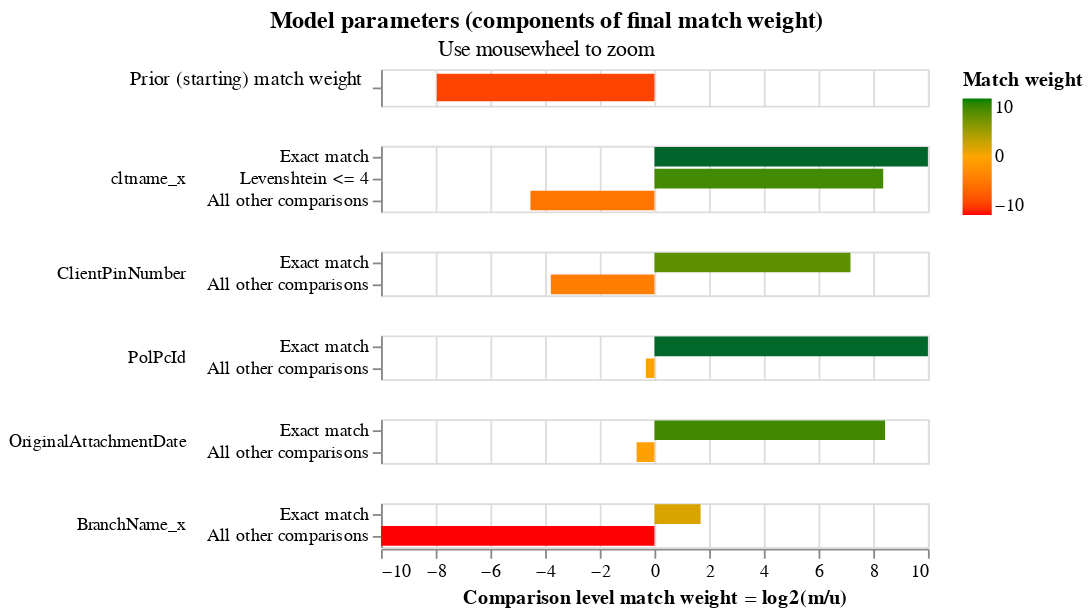

Notebook source saved alongside this figure:
### Markdown cell above
## Visualising model parameters

### Code cell
linker.match_weights_chart()

### Figure 1 — Vega-Lite specification as saved in the notebook (floating-point values rounded to 4 significant figures)
{"config": {"view": {"continuousWidth": 300, "continuousHeight": 300, "discreteHeight": 60, "discreteWidth": 400}, "header": {"title": null}, "mark": {"tooltip": null}, "title": {"anchor": "middle"}}, "vconcat": [{"mark": {"type": "bar", "clip": true, "height": 15}, "encoding": {"color": {"field": "log2_bayes_factor", "scale": {"domain": [-10, 0, 10], "range": ["red", "orange", "green"]}, "title": "Match weight", "type": "quantitative"}, "tooltip": [{"field": "comparison_name", "title": "Comparison name", "type": "nominal"}, {"field": "probability_two_random_records_match", "format": ".4f", "title": "Probability two random records match", "type": "nominal"}, {"field": "log2_bayes_factor", "format": ",.4f", "title": "Equivalent match weight", "type": "quantitative"}, {"field": "bayes_factor_description", "title": "Match weight description", "type": "nominal"}], "x": {"axis": {"domain": false, "labels": false, "ticks": false, "title": ""}, "field": "log2_bayes_factor", "scale": {"domain": [-10, 10]}, "type": "quantitative"}, "y": {"axis": {"title": "Prior (starting) match weight", "titleAlign": "right", "titleAngle": 0, "titleFontWeight": "normal"}, "field": "label_for_charts", "sort": {"field": "comparison_vector_value", "order": "descending"}, "type": "nominal"}}, "height": 20, "transform": [{"filter": "(datum.comparison_name == 'probability_two_random_records_match')"}]}, {"mark": {"type": "bar", "clip": true}, "encoding": {"color": {"field": "log2_bayes_factor", "scale": {"domain": [-10, 0, 10], "range": ["red", "orange", "green"]}, "title": "Match weight", "type": "quantitative"}, "row": {"field": "comparison_name", "header": {"labelAlign": "left", "labelAnchor": "middle", "labelAngle": 0}, "sort": {"field": "comparison_sort_order"}, "type": "nominal"}, "tooltip": [{"field": "comparison_name", "title": "Comparison name", "type": "nominal"}, {"field": "label_for_charts", "title": "Label", "type": "ordinal"}, {"field": "sql_condition", "title": "SQL condition", "type": "nominal"}, {"field": "m_probability", "format": ".4f", "title": "M probability", "type": "quantitative"}, {"field": "u_probability", "format": ".4f", "title": "U probability", "type": "quantitative"}, {"field": "bayes_factor", "format": ",.4f", "title": "Bayes factor = m/u", "type": "quantitative"}, {"field": "log2_bayes_factor", "format": ",.4f", "title": "Match weight = log2(m/u)", "type": "quantitative"}, {"field": "bayes_factor_description", "title": "Match weight description", "type": "nominal"}], "x": {"axis": {"title": "Comparison level match weight = log2(m/u)"}, "field": "log2_bayes_factor", "scale": {"domain": [-10, 10]}, "type": "quantitative"}, "y": {"axis": {"title": null}, "field": "label_for_charts", "sort": {"field": "comparison_vector_value", "order": "descending"}, "type": "nominal"}}, "height": {"step": 12}, "resolve": {"axis": {"y": "independent"}, "scale": {"y": "independent"}}, "transform": [{"filter": "(datum.comparison_name != 'probability_two_random_records_match')"}]}], "data": {"name": "data-6db3d9ee81664d6d7a7256e23f724b12"}, "params": [{"name": "mouse_zoom", "select": {"type": "interval", "encodings": ["x"]}, "bind": "scales", "views": []}], "resolve": {"axis": {"y": "independent"}, "scale": {"y": "independent"}}, "title": {"text": "Model parameters (components of final match weight)", "subtitle": "Use mousewheel to zoom"}, "$schema": "https://vega.github.io/schema/vega-lite/v5.9.3.json", "datasets": {"data-6db3d9ee81664d6d7a7256e23f724b12": [{"comparison_name": "probability_two_random_records_match", "sql_condition": null, "label_for_charts": "", "m_probability": null, "u_probability": null, "m_probability_description": null, "u_probability_description": null, "has_tf_adjustments": false, "tf_adjustment_column": null, "tf_adjustment_weight": null, "is_null_level": false, "bayes_factor": 0.004016, "log2_bayes_factor": -7.96, "comparison_vector_value": 0, "max_comparison_vector_value": 0, "bayes_factor_description": "The probability that two random records drawn at random match is 0.004 or one in  250.0 records.This is equivalent to a starting match weight of -7.960.", "probability_two_random_records_match": 0.004, "comparison_sort_order": -1}, {"comparison_name": "cltname_x", "sql_condition": "\"cltname_x_l\" = \"cltname_x_r\"", "label_for_charts": "Exact match", "m_probability": 0.9411, "u_probability": 5.937e-05, "m_probability_description": "Amongst matching record comparisons, 94.11% of records are in the exact match comparison level", "u_probability_description": "Amongst non-matching record comparisons, 0.01% of records are in the exact match comparison level", "has_tf_adjustments": false, "tf_adjustment_column": null, "tf_adjustment_weight": 1.0, "is_null_level": false, "bayes_factor": 15850.0, "log2_bayes_factor": 13.95, "comparison_vector_value": 2, "max_comparison_vector_value": 2, "bayes_factor_description": "If comparison level is `exact match` then comparison is 15,852.34 times more likely to be a match", "probability_two_random_records_match": 0.004, "comparison_sort_order": 0}, {"comparison_name": "cltname_x", "sql_condition": "levenshtein(\"cltname_x_l\", \"cltname_x_r\") <= 4", "label_for_charts": "Levenshtein <= 4", "m_probability": 0.01572, "u_probability": 4.769e-05, "m_probability_description": "Amongst matching record comparisons, 1.57% of records are in the levenshtein <= 4 comparison level", "u_probability_description": "Amongst non-matching record comparisons, 0.00% of records are in the levenshtein <= 4 comparison level", "has_tf_adjustments": false, "tf_adjustment_column": null, "tf_adjustment_weight": 1.0, "is_null_level": false, "bayes_factor": 329.7, "log2_bayes_factor": 8.365, "comparison_vector_value": 1, "max_comparison_vector_value": 2, "bayes_factor_description": "If comparison level is `levenshtein <= 4` then comparison is 329.72 times more likely to be a match", "probability_two_random_records_match": 0.004, "comparison_sort_order": 0}, {"comparison_name": "cltname_x", "sql_condition": "ELSE", "label_for_charts": "All other comparisons", "m_probability": 0.04313, "u_probability": 0.9999, "m_probability_description": "Amongst matching record comparisons, 4.31% of records are in the all other comparisons comparison level", "u_probability_description": "Amongst non-matching record comparisons, 99.99% of records are in the all other comparisons comparison level", "has_tf_adjustments": false, "tf_adjustment_column": null, "tf_adjustment_weight": 1.0, "is_null_level": false, "bayes_factor": 0.04313, "log2_bayes_factor": -4.535, "comparison_vector_value": 0, "max_comparison_vector_value": 2, "bayes_factor_description": "If comparison level is `all other comparisons` then comparison is  23.18 times less likely to be a match", "probability_two_random_records_match": 0.004, "comparison_sort_order": 0}, {"comparison_name": "ClientPinNumber", "sql_condition": "\"ClientPinNumber_l\" = \"ClientPinNumber_r\"", "label_for_charts": "Exact match", "m_probability": 0.9282, "u_probability": 0.006451, "m_probability_description": "Amongst matching record comparisons, 92.82% of records are in the exact match comparison level", "u_probability_description": "Amongst non-matching record comparisons, 0.65% of records are in the exact match comparison level", "has_tf_adjustments": false, "tf_adjustment_column": null, "tf_adjustment_weight": 1.0, "is_null_level": false, "bayes_factor": 143.9, "log2_bayes_factor": 7.169, "comparison_vector_value": 1, "max_comparison_vector_value": 1, "bayes_factor_description": "If comparison level is `exact match` then comparison is 143.87 times more likely to be a match", "probability_two_random_records_match": 0.004, "comparison_sort_order": 1}, {"comparison_name": "ClientPinNumber", "sql_condition": "ELSE", "label_for_charts": "All other comparisons", "m_probability": 0.07181, "u_probability": 0.9935, "m_probability_description": "Amongst matching record comparisons, 7.18% of records are in the all other comparisons comparison level", "u_probability_description": "Amongst non-matching record comparisons, 99.35% of records are in the all other comparisons comparison level", "has_tf_adjustments": false, "tf_adjustment_column": null, "tf_adjustment_weight": 1.0, "is_null_level": false, "bayes_factor": 0.07228, "log2_bayes_factor": -3.79, "comparison_vector_value": 0, "max_comparison_vector_value": 1, "bayes_factor_description": "If comparison level is `all other comparisons` then comparison is  13.84 times less likely to be a match", "probability_two_random_records_match": 0.004, "comparison_sort_order": 1}, {"comparison_name": "PolPcId", "sql_condition": "\"PolPcId_l\" = \"PolPcId_r\"", "label_for_charts": "Exact match", "m_probability": 0.1956, "u_probability": 1.655e-05, "m_probability_description": "Amongst matching record comparisons, 19.56% of records are in the exact match comparison level", "u_probability_description": "Amongst non-matching record comparisons, 0.00% of records are in the exact match comparison level", "has_tf_adjustments": false, "tf_adjustment_column": null, "tf_adjustment_weight": 1.0, "is_null_level": false, "bayes_factor": 11820.0, "log2_bayes_factor": 13.53, "comparison_vector_value": 1, "max_comparison_vector_value": 1, "bayes_factor_description": "If comparison level is `exact match` then comparison is 11,823.78 times more likely to be a match", "probability_two_random_records_match": 0.004, "comparison_sort_order": 2}, {"comparison_name": "PolPcId", "sql_condition": "ELSE", "label_for_charts": "All other comparisons", "m_probability": 0.8044, "u_probability": 1.0, "m_probability_description": "Amongst matching record comparisons, 80.44% of records are in the all other comparisons comparison level", "u_probability_description": "Amongst non-matching record comparisons, 100.00% of records are in the all other comparisons comparison level", "has_tf_adjustments": false, "tf_adjustment_column": null, "tf_adjustment_weight": 1.0, "is_null_level": false, "bayes_factor": 0.8044, "log2_bayes_factor": -0.314, "comparison_vector_value": 0, "max_comparison_vector_value": 1, "bayes_factor_description": "If comparison level is `all other comparisons` then comparison is  1.24 times less likely to be a match", "probability_two_random_records_match": 0.004, "comparison_sort_order": 2}, {"comparison_name": "OriginalAttachmentDate", "sql_condition": "\"OriginalAttachmentDate_l\" = \"OriginalAttachmentDate_r\"", "label_for_charts": "Exact match", "m_probability": 0.3648, "u_probability": 0.001055, "m_probability_description": "Amongst matching record comparisons, 36.48% of records are in the exact match comparison level", "u_probability_description": "Amongst non-matching record comparisons, 0.11% of records are in the exact match comparison level", "has_tf_adjustments": true, "tf_adjustment_column": "OriginalAttachmentDate", "tf_adjustment_weight": 1.0, "is_null_level": false, "bayes_factor": 345.7, "log2_bayes_factor": 8.433, "comparison_vector_value": 1, "max_comparison_vector_value": 1, "bayes_factor_description": "If comparison level is `exact match` then comparison is 345.72 times more likely to be a match", "probability_two_random_records_match": 0.004, "comparison_sort_order": 3}, {"comparison_name": "OriginalAttachmentDate", "sql_condition": "ELSE", "label_for_charts": "All other comparisons", "m_probability": 0.6352, "u_probability": 0.9989, "m_probability_description": "Amongst matching record comparisons, 63.52% of records are in the all other comparisons comparison level", "u_probability_description": "Amongst non-matching record comparisons, 99.89% of records are in the all other comparisons comparison level", "has_tf_adjustments": false, "tf_adjustment_column": null, "tf_adjustment_weight": 1.0, "is_null_level": false, "bayes_factor": 0.6359, "log2_bayes_factor": -0.6531, "comparison_vector_value": 0, "max_comparison_vector_value": 1, "bayes_factor_description": "If comparison level is `all other comparisons` then comparison is  1.57 times less likely to be a match", "probability_two_random_records_match": 0.004, "comparison_sort_order": 3}, {"comparison_name": "BranchName_x", "sql_condition": "\"BranchName_x_l\" = \"BranchName_x_r\"", "label_for_charts": "Exact match", "m_probability": 0.9994, "u_probability": 0.3105, "m_probability_description": "Amongst matching record comparisons, 99.94% of records are in the exact match comparison level", "u_probability_description": "Amongst non-matching record comparisons, 31.05% of records are in the exact match comparison level", "has_tf_adjustments": true, "tf_adjustment_column": "BranchName_x", "tf_adjustment_weight": 1.0, "is_null_level": false, "bayes_factor": 3.218, "log2_bayes_factor": 1.686, "comparison_vector_value": 1, "max_comparison_vector_value": 1, "bayes_factor_description": "If comparison level is `exact match` then comparison is 3.22 times more likely to be a match", "probability_two_random_records_match": 0.004, "comparison_sort_order": 4}, {"comparison_name": "BranchName_x", "sql_condition": "ELSE", "label_for_charts": "All other comparisons", "m_probability": 0.0005662, "u_probability": 0.6895, "m_probability_description": "Amongst matching record comparisons, 0.06% of records are in the all other comparisons comparison level", "u_probability_description": "Amongst non-matching record comparisons, 68.95% of records are in the all other comparisons comparison level", "has_tf_adjustments": false, "tf_adjustment_column": null, "tf_adjustment_weight": 1.0, "is_null_level": false, "bayes_factor": 0.0008212, "log2_bayes_factor": -10.25, "comparison_vector_value": 0, "max_comparison_vector_value": 1, "bayes_factor_description": "If comparison level is `all other comparisons` then comparison is  1,217.74 times less likely to be a match", "probability_two_random_records_match": 0.004, "comparison_sort_order": 4}]}}
